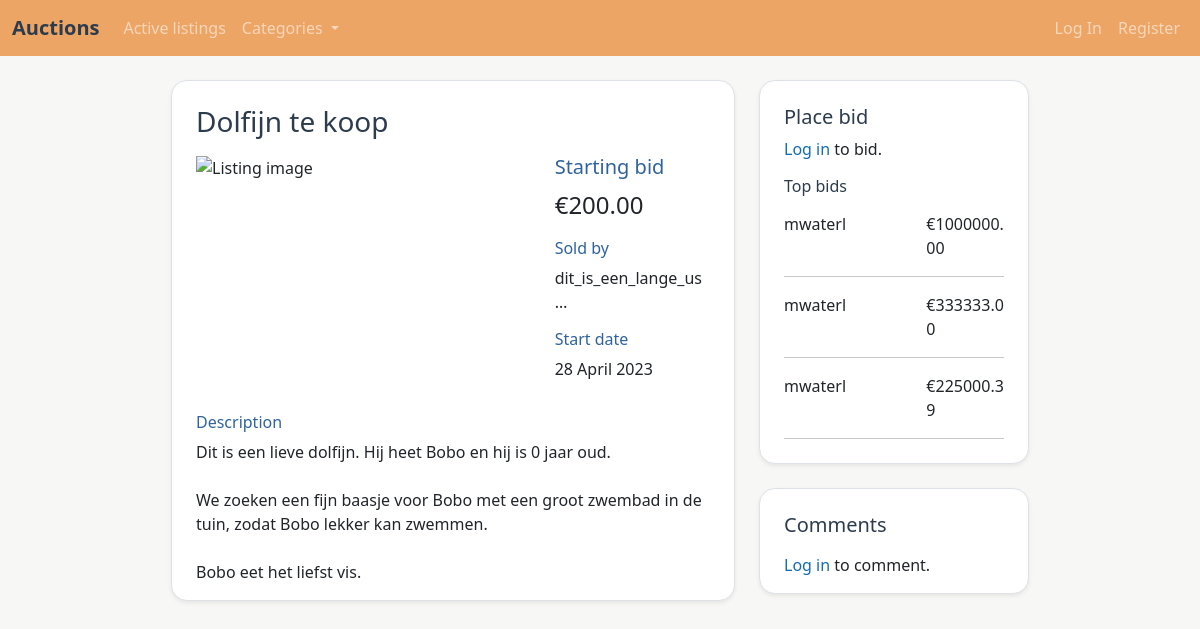
/listing/59, run on an earlier commit of the app's database.
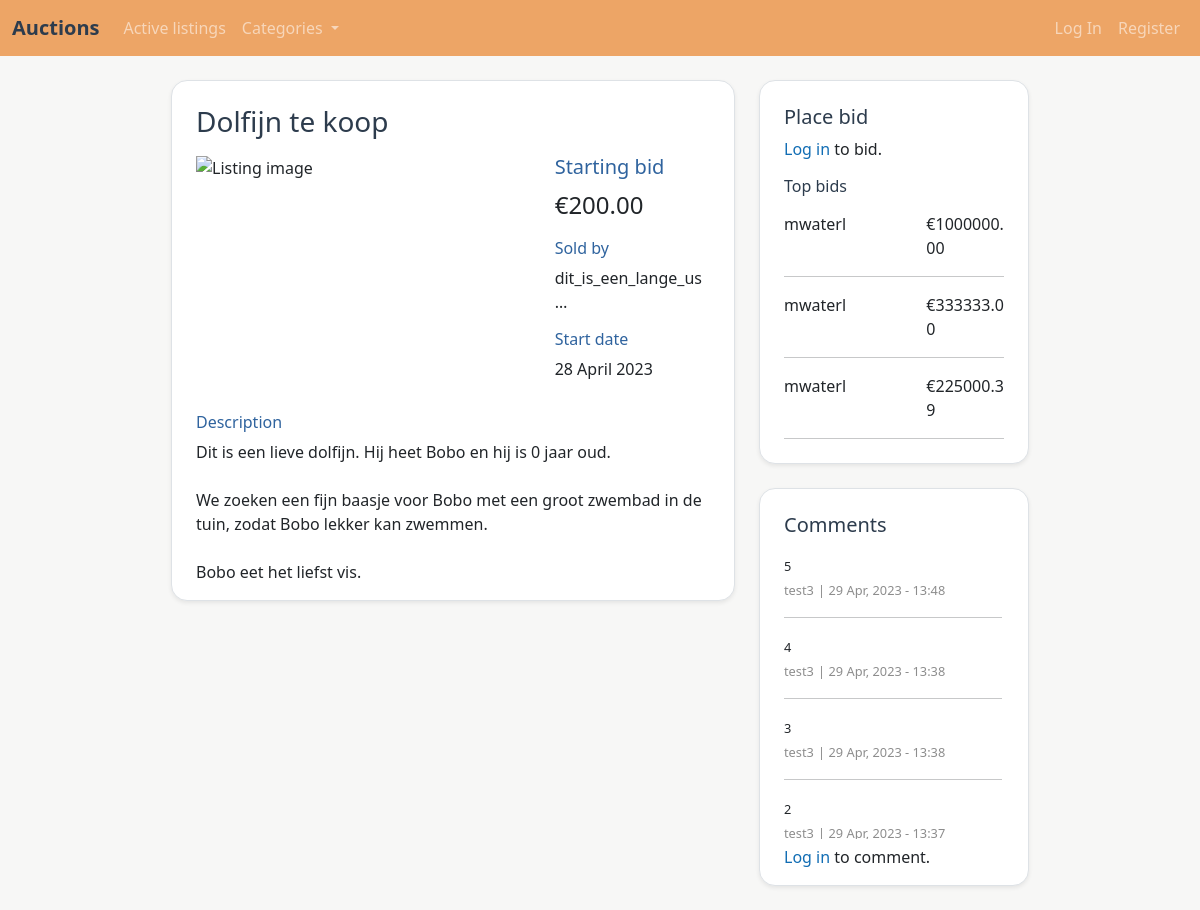
And on a later commit of the database.
### auctions/models.py (models this page shows)
class Listing(models.Model):
    id = models.AutoField(primary_key=True)
    title = models.CharField(max_length=64)
    description = models.TextField(max_length=5000)
    starting_bid = models.FloatField(
        validators=[MinValueValidator(0), MaxValueValidator(1000000)],
    )
    highest_bid = models.FloatField(
        blank=True,
        validators=[MinValueValidator(0), MaxValueValidator(1000000)],
    )
    image_url = models.URLField(blank=True)
    category = models.CharField(max_length=64, choices=CATEGORIES)
    user = models.ForeignKey(User, on_delete=models.CASCADE)
    date = models.DateTimeField(auto_now_add=True)
    active = models.BooleanField(default=True)

class User(AbstractUser):
    id = models.AutoField(primary_key=True)
    watched_listing = models.ManyToManyField('Listing', related_name='watched_listing')

class Bid(models.Model):
    id = models.AutoField(primary_key=True)
    amount = models.FloatField(
        validators=[MinValueValidator(0), MaxValueValidator(1000000)],
    )
    listing = models.ForeignKey(Listing, on_delete=models.CASCADE)
    user = models.ForeignKey(User, on_delete=models.CASCADE)
    date = models.DateTimeField(auto_now_add=True)

class Comment(models.Model):
    id = models.AutoField(primary_key=True)
    text = models.TextField(max_length=200)
    listing = models.ForeignKey(Listing, on_delete=models.CASCADE)
    user = models.ForeignKey(User, on_delete=models.CASCADE)
    date = models.DateTimeField(auto_now_add=True)

### auctions/views.py (the view, shortened to what this page needs)
# urls.py: path("listing/<str:id>", views.listing, name="listing"),
def listing(request, id):
    try:
        listing = Listing.objects.get(pk=id)
    except Listing.DoesNotExist:
        raise Http404
    if request.method == "GET":
        if request.user.is_authenticated:
            on_watchlist = listing in request.user.watched_listing.all()
        else:
            on_watchlist = False
        top_bids = Bid.objects.filter(
            listing_id=listing.id).order_by('-amount')[:3]
        comments = Comment.objects.filter(
            listing_id=listing.id).order_by('-date')
        return render(request, "auctions/listing.html", {
            "listing": listing,
            "on_watchlist": on_watchlist,
            "placeholder_img": PLACEHOLDER_IMG,
            "bid_form": BidForm(),
            "bids": top_bids,
            "bid_icon": BID_ICON,
            "comment_form": CommentForm(),
            "comments": comments,
            "post_icon": POST_ICON,
        })

### auctions/templates/auctions/listing.html (shortened to what this page needs)
{% extends "auctions/layout.html" %}
{% block content %}
<div class="row justify-content-center gy-2">
    <div class="col-12 col-sm-12 col-md-12 col-lg-8 col-xl-6">
        <div class="container border rounded-4 shadow-sm px-4 pt-4 pb-0" style="word-wrap: break-word;">
            <h3 class="mp-darkblue">{{ listing.title }}</h3>
            <div class="row py-2">
                <div class="col-12 col-sm-12 col-md-7 col-lg-8">
                    {% if listing.image_url %}
                    <img src="{{ listing.image_url }}" alt="Listing image" class="listing-img"
                        onerror="this.src='{{ placeholder_img }}'"></a>
                    {% else %}
                    <img src="{{ placeholder_img }}" alt="Listing image" class="listing-img"></a>
                    {% endif %}
                </div>
                <div class="col-12 col-sm-12 col-md-4">
                    {% if listing.active %}
                    <div class="row pt-2 pt-sm-0">
                        <h5 class="mp-lightblue">Starting bid</h5>
                        <p style="font-size:1.5rem;">€{{ listing.starting_bid|floatformat:2 }}</p>
                    </div>
                    {% endif %}
                    <div class="row">
                        <h6 class="mp-lightblue">Sold by</h6>
                        {% if user == listing.user %}
                        <p class="listing-user">You</p>
                        {% else %}
                        <p>{{ listing.user|truncatechars:20 }}</p>
                        {% endif %}
                    </div>
                    <div class="row">
                        <h6 class="mp-lightblue">Start date</h6>
                        <p>{{ listing.date|date:"d F Y"}}</p>
                    </div>
                </div>
            </div>
            <div class="row pt-2">
                <h6 class="mp-lightblue">Description</h6>
                <p>{{ listing.description|linebreaksbr }}</p>
            </div>
        </div>
    </div>
    <div class="col-12 col-sm-12 col-md-12 col-lg-4 col-xl-3">
        <div class="container border rounded-4 shadow-sm px-4 pt-4 pb-2 mb-lg-4 mb-2" style="word-wrap: break-word;">
            {% if user.is_authenticated and user == listing.user %}
            <h5 class="mp-darkblue pb-2">Top bids</h5>
            {% elif user.is_authenticated and user != listing.user and listing.active%}
            {% load django_bootstrap5 %}
            {% elif not user.is_authenticated and listing.active %}
            <h5 class="mp-darkblue">Place bid</h5>
            <p><a href="{% url 'login' %}" class="mp-link">Log in</a> to bid.</p>
            {% endif %}
            {% if bids %}
                {% if user != listing.user %}
                    {% if listing.active %}
                    <h6 class="mp-darkblue pb-2">Top bids</h6>
                    {% endif %}
                {% endif %}
                {% for bid in bids %}
                <div class="row">
                    <div class="col-7">{{ bid.user|truncatechars:20 }}</div>
                    <div class="col-5">€{{ bid.amount|floatformat:2 }}</div>
                </div>
                <hr>
                {% endfor %}
            {% elif user.is_authenticated or user == listing.user %}
            <p>No bids have been placed.</p>
            {% endif %}
        </div>
        <div class="container border rounded-4 shadow-sm px-4 pt-4 pb-0" style="word-wrap: break-word;">
            <h5 class="mp-darkblue pb-2">Comments</h5>
            {% if comments %}
            <div class="scroll-div">
                {% for comment in comments %}
                <span class="small-text">{{ comment.text|linebreaksbr }}</span>
                <br>
                {% if comment.user == listing.user %}
                <span class="listing-user small-text">{{ comment.user|truncatechars:20 }}</span>
                {% else %}
                <span class="faded grey small-text">{{ comment.user|truncatechars:20 }}</span>
                {% endif %}
                <span class="grey small-text"> | {{ comment.date|date:"d M, Y - H:i"}}</span>
                <hr>
                {% endfor %}
            </div>
            {% endif %}
            {% if user.is_authenticated %}
            {% load django_bootstrap5 %}
            {% elif not user.is_authenticated %}
            <p><a href="{% url 'login' %}" class="mp-link">Log in</a> to comment.</p>
            {% endif %}
        </div>
    </div>
</div>
{% endblock %}

### auctions/templates/auctions/layout.html (shortened to what this page needs)
{% load static %}
<!DOCTYPE html>
<html lang="en">
<head>
    <link href="https://cdn.jsdelivr.net/npm/bootstrap@5.3.0-alpha3/dist/css/bootstrap.min.css" rel="stylesheet"
>
    <link href="{% static 'auctions/styles.css' %}" type="text/css" rel="stylesheet">
</head>
<body>
    <nav class="navbar navbar-custom navbar-expand-lg" data-bs-theme="dark">
        <div class="container-fluid">
            <a class="navbar-brand" href="{% url 'index' %}">Auctions</a>
            <div class="collapse navbar-collapse" id="navbarSupportedContent">
                <ul class="navbar-nav me-auto mb-2 mb-lg-0">
                    <li class="nav-item">
                        <a class="nav-link" href="{% url 'index' %}">Active listings</a>
                    </li>
                    <li class="nav-item dropdown">
                        <a class="nav-link dropdown-toggle" href="#" role="button" data-bs-toggle="dropdown"
                            aria-expanded="false">
                            Categories
                        </a>
                    </li>
                </ul>
                <ul class="navbar-nav">
                    <li class="nav-item nav-link" id="signed_in_as">
                    </li>
                    {% if user.is_authenticated %}
                    <li class="nav-item">
                        <a class="nav-link" href="{% url 'logout' %}">Log Out</a>
                    </li>
                    {% else %}
                    <li class="nav-item">
                        <a class="nav-link" href="{% url 'login' %}">Log In</a>
                    </li>
                    <li class="nav-item">
                        <a class="nav-link" href="{% url 'register' %}">Register</a>
                    </li>
                    {% endif %}
                </ul>
            </div>
        </div>
    </nav>
    <div class="container-fluid p-4">
        {% block content %}
        {% endblock %}
    </div>
</body>
</html>

### auctions/static/auctions/styles.css (style rules this page uses)
body { background-color: #F7F7F6; }
.navbar-custom { background-color: #EDA566; }
.navbar-brand { color: #2D3C4D; font-weight: 700; }
.mp-darkblue { color: #2D3C4D; }
.mp-lightblue { color: #2f639e; }
.mp-link { color: #116DB4; text-decoration: none; }
.grey { color: rgb(141, 141, 141); }
.small-text { font-size: 0.8rem; }
.scroll-div { overflow: auto; display: inline-block; width: 100%; max-height: 286px; padding-right: 2px; }

### auctions/templates/auctions/listing.html (style rules this page uses)
.container { background-color: white; }
.listing-img { width: 100%; object-fit: cover; }

What changed in the data, as far as the page shows it:
added Comment: text "5", user "test3", date "29 Apr, 2023 - 13:48"
added Comment: text "4", user "test3", date "29 Apr, 2023 - 13:38"
added Comment: text "3", user "test3", date "29 Apr, 2023 - 13:38"
added Comment: text "2", user "test3", date "29 Apr, 2023 - 13:37"
